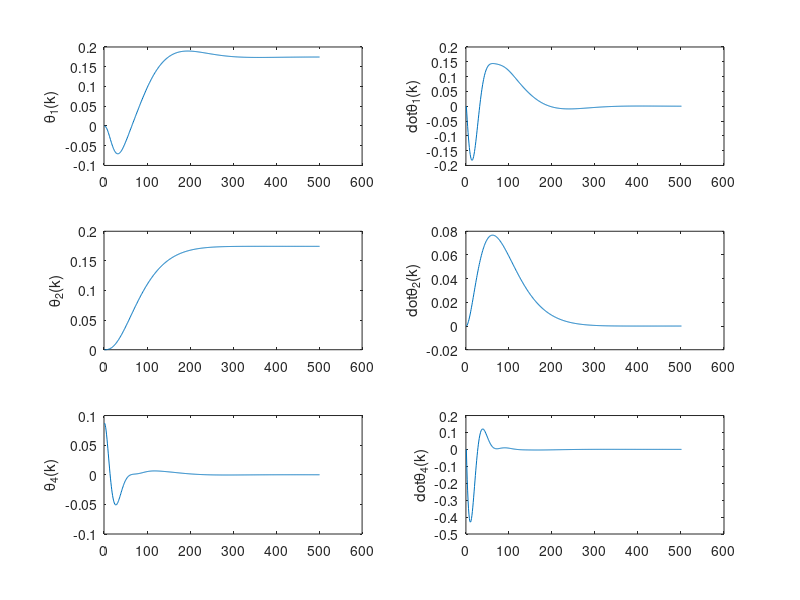
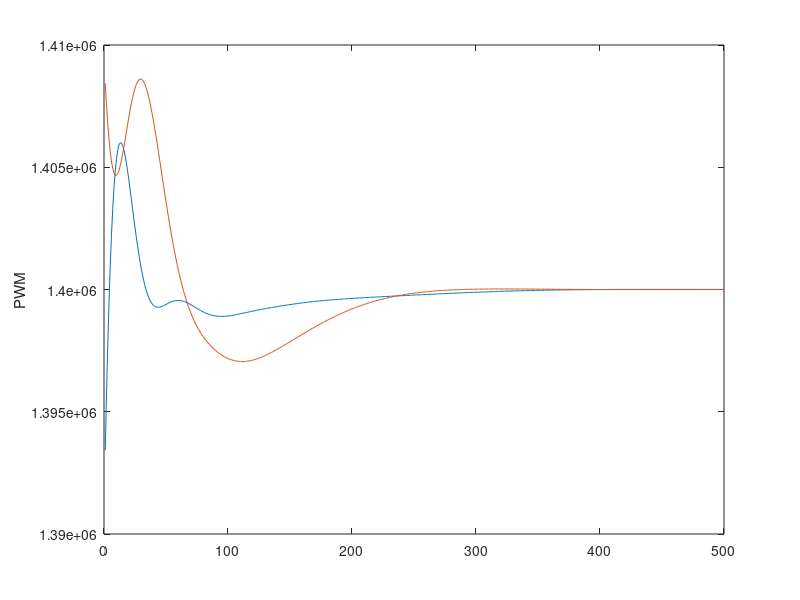

Reproduce these figures in MATLAB, in order.
%%%%%%%%%%%%%%%%  Bench Altitude Control %%%%%%%%%%%%%%%%%%
%%%%%%%%%%%%%%%%% Author: Felipe Machini %%%%%%%%%%%%%%%%%%
%%%%% Bench altitude control using LQR technique %%%%%%%%%%
%%%%%%%%%%%%%%%%%%%%%%%%%%%%%%%%%%%%%%%%%%%%%%%%%%%%%%%%%%%

clear all; close all; clc;

% Test Bench Properties
a = 0.0187;
b = 0.0495;
c = 0.6925;
Iyy2 = 0.289;
m1 = 2.761;
m2 = 0.154;
m3 = 0.115;
m4 = 0.600; % bicopter mass
l3 = 0.173;
l2 = 0.595;
L1 = 0.215;
L2 = 0.225;
Iz1 = 0.2876;Iz2 = 0.001; Iz3 = 0; Iz4 = 0.0135;
g = 9.81;

den1 = l2^2*(m1+m3+m4)+Iz1+Iz2+Iz3+Iz4;
den2 = Iyy2 + 1/4 * l3^2* m2 + l2^2*(m2+m3+m4);
% Linear State Space Model
% x = [Theta1 Theta2 Theta4 Theta1_dot Theta2_dot Theta4_dot]
% expanded state vector (including error) z = [(x1ref-x1) (x2ref-x2) x_dot]
a1 = -l2*g*(m1+m2+m4)/den1;
Ac= [0 0 0 1 0 0;
     0 0 0 0 1 0;
     0 0 0 0 0 1;
     0 0 a1 0 0 0;
     0 0 0 0 0 0;
     0 0 -c/a 0 0 -b/a];

b1 = l2/den2;

Bc= [0 0;
    0 0;
    0 0;
    0 0;
    b1 b1;
    (L1)/(a), -(L2)/(a)];

Cc = [1 0 0 0 0 0
      0 1 0 0 0 0]; 
  
Aa = [zeros(2,2) Cc;
      zeros(6,2) Ac];

Bb = [zeros(2,2);Bc];
%  B= [0;
%      (L1+L2)/a]; % considerando apenas uma entrada: forca f aplicada + no motor 1 e - no motor 2
D = 0;
sysC = ss(Aa,Bb,eye(size(Aa)),D);

% Discrete time state space model
T = 0.02;%(s)
sysD = c2d(sysC,T);
A = sysD.A;
B = sysD.B;
C = sysD.C;
D = sysD.D;

% Designing LQR tracking Controler
qe = [0.08 10];
qa = [0.05 10 0.2];
qv = [0.02 5 0.1];
Qr = diag([qe qa qv]);
Rr = diag([1 1]) ;

Kc = dlqr(A,B,Qr,Rr);
Kp = Kc(:,1:2)
Kx = Kc(:, 3:end)

% Simulation
Ad = A(3:end,3:end);
Bd = B(3:end,:);
xref = [10; 10]*pi/180; %reference position (rad)
dt = 0.02; %sampling time
numit = 500;
x = zeros(6,numit);
x(:,1) = [0 0 5 0 0 0]*pi/180;
u = zeros(2,numit);
duty = u;
int_e=[0;0];
trimForce = 0.0917*40 - 1.39;
for i = 1:numit
    
    e = xref - Cc*x(:,i);
    int_e = int_e + e*dt;
    u(:,i) = Kp*int_e - Kx*x(:,i);
    
    x(:,i+1) = Ad*x(:,i) + Bd*u(:,i);
    
    
    duty(:,i) = 1000000 + (u(:,i) + 1.39 + trimForce)*10000/0.0917;
end

figure
subplot(3,2,1)
plot(x(1,:))
ylabel('\theta_1(k)');
subplot(3,2,3)
plot(x(2,:))
ylabel('\theta_2(k)');
subplot(3,2,5)
plot(x(3,:))
ylabel('\theta_4(k)');
subplot(3,2,2)
plot(x(4,:))
ylabel('dot{\theta_1(k)}');
subplot(3,2,4)
plot(x(5,:))
ylabel('dot{\theta_2(k)}');
subplot(3,2,6)
plot(x(6,:))
ylabel('dot{\theta_4(k)}');
figure;plot(duty(1,:));hold on;plot(duty(2,:))
ylabel('PWM')